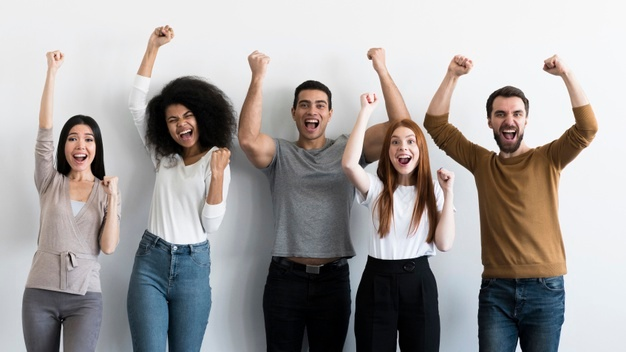
#> input picture imagens/faces.jpg, 626 x 352 px, found by its file name
$ jupyter execute --allow-errors 'Visão_Computacional_2.ipynb'   (text cells are left out)
#> lines starting #> are read from the running program, lines starting #| are printed output that depends on the picture; after the words box and inside, x2 and y2 are one past the last pixel; in counts of white or black regions, pixels touching at a corner belong together
[cell 1]
import cv2 # OpenCV

[cell 2]
imagem = cv2.imread('/content/imagens/faces.jpg')
#> imagem is the input picture: shape (352, 626, 3); mean B, G, R 158.9, 160, 164

[cell 3]
#cv2.imshow(imagem)
from google.colab.patches import cv2_imshow # Importar para exibir a imagem
cv2_imshow(imagem) #Exibindo a imagem colorida

[cell 4]
detector_face = cv2.CascadeClassifier('/content/arquivos/haarcascade_frontalface_default.xml')

[cell 5]
imagem_cinza = cv2.cvtColor(imagem, cv2.COLOR_BGR2GRAY) #A face cinza demora menos tempo para carregar
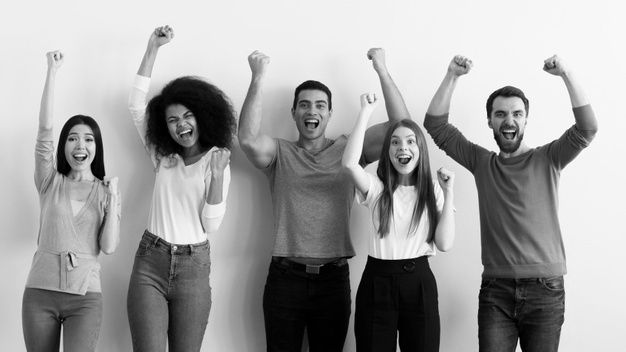
#> imagem_cinza: shape (352, 626); min 0, max 255, mean 161
cv2_imshow(imagem_cinza)

[cell 6]
deteccoes = detector_face.detectMultiScale(imagem_cinza, scaleFactor=1.3, minSize=(30,30))
#> deteccoes = [[289, 87, 48, 48], [485, 95, 49, 49], [160, 102, 42, 42], [58, 121, 46, 46], [381, 124, 47, 47]]
# scaleFactor=1.3, minSize=(30,30)> Faz analise como se fosse um zoom e tamanho minimo da face para poder identificar melhora

[cell 7]
deteccoes #detectar matrizes das faces
#> Out has the same summary as deteccoes

[cell 8]
len(deteccoes)
#> Out = 5

[cell 9]
for (x, y, l, a) in deteccoes: #esquerda, direita, largura, altura
  #print(x, y, l, a)
  cv2.rectangle(imagem, (x, y), (x + l, y + a), (0,255,0), 2) #Desenhar a caixinha que fica detectando o rotsto
#> this loop made 5 passes
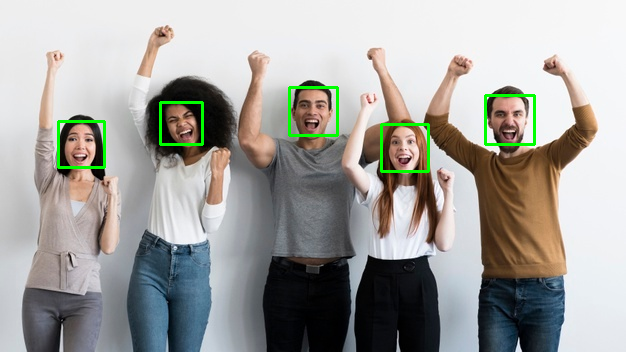
#> imagem: shape (352, 626, 3); 1.25% of pixels changed, all inside (x1, y1, x2, y2) = (57, 86, 536, 173)
cv2_imshow(imagem)

[cell 10]
image = cv2.imread('/content/imagens/corpos.jpg')
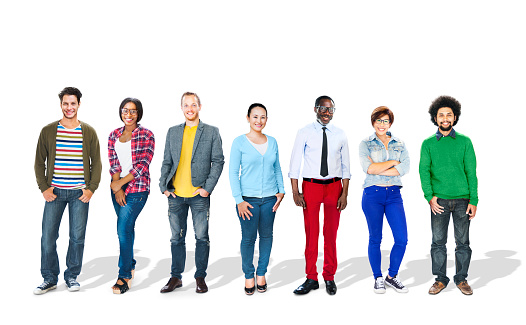
#> input picture imagens/corpos.jpg, 526 x 325 px, found by its file name
#> image is the input picture: shape (325, 526, 3); mean B, G, R 216.8, 214.9, 213.4
cv2_imshow(image)

[cell 11]
# Detectar corpo, converte para cinza para carregar mais rapido, em seguida printa a cor normal da imagem
detector_corpo = cv2.CascadeClassifier('/content/arquivos/haarcascade_fullbody.xml')
image_gray = cv2.cvtColor(image, cv2.COLOR_BGR2GRAY)
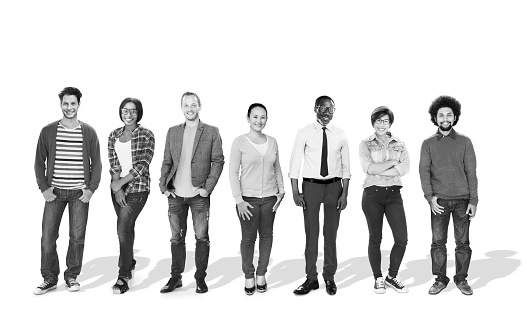
#> image_gray: shape (325, 526); min 0, max 255, mean 214.6
detections = detector_corpo.detectMultiScale(image_gray, scaleFactor=1.2, minSize=(50,50)) #50, 50
#> detections = [[213, 142, 82, 164], [340, 126, 90, 179], [271, 122, 93, 186], [128, 78, 114, 229], [388, 74, 116, 232], [2, 72, 118, 236]]
print(len(detections))
#| 6
print(detections)
#| [[213 142  82 164]
#|  [340 126  90 179]
#|  [271 122  93 186]
#|  [128  78 114 229]
#|  [388  74 116 232]
#|  [  2  72 118 236]]
for (x, y, l, a) in detections:
  cv2.rectangle(image, (x, y), (x + l, y + a), (0,255,0), 2)
#> this loop made 6 passes
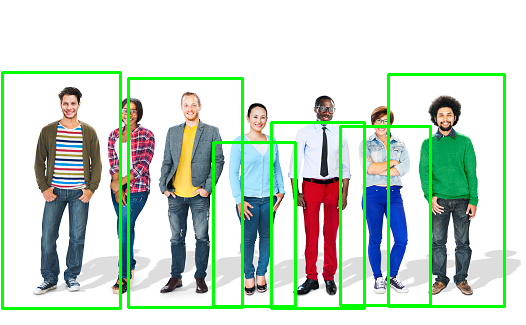
#> image: shape (325, 526, 3); 6.3% of pixels changed, all inside (x1, y1, x2, y2) = (1, 71, 506, 310)
cv2_imshow(image)

[cell 12]
from PIL import Image
import numpy as np

[cell 13]
from google.colab import drive
drive.mount('/content/drive') #Faz conexão com google driver

[cell 14]
import zipfile #Descmpactar a base
path = '/content/drive/MyDrive/inteligencia artificial/yalefaces.zip'
#> (the rest of this cell did not finish here and is left out)

[cell 15]
import os
#> (the rest of this cell did not finish here and is left out)

[cell 16]
def dados_imagem():
  caminhos = [os.path.join('/content/yalefaces/treinamento', f) for f in os.listdir('/content/yalefaces/treinamento')]
  faces = []
  ids = []
  for caminho in caminhos:
    if caminho == '/content/yalefaces/treinamento/.ipynb_checkpoints':
      continue #para nao dar erro d arquivo inexistente
    imagem = Image.open(caminho).convert('L') # conversao em escala de cinsa. um canal
    imagem_np = np.array(imagem, 'uint8')
    id = int(os.path.split(caminho)[1].split('.')[0].replace('subject', ''))# No caminho completo, busca somente o numero da imagem
    ids.append(id)
    faces.append(imagem_np)
  return np.array(ids), faces

#> (a cell that did not finish here is left out)

#> (a cell that did not finish here is left out)

#> (a cell that did not finish here is left out)

[cell 20]
lbph = cv2.face.LBPHFaceRecognizer_create()
#> (the rest of this cell did not finish here and is left out)

[cell 21]
reconhecedor = cv2.face.LBPHFaceRecognizer_create()
#> (the rest of this cell did not finish here and is left out)

[cell 22]
imagem_teste = '/content/yalefaces/teste/subject12.rightlight.gif'
# Copiar o local da imagem que dseja verificar se consta no bando de imagens

#> (a cell that did not finish here is left out)

#> (a cell that did not finish here is left out)

[cell 25]
idcorreto = int(os.path.split(imagem_teste)[1].split('.')[0].replace('subject', ''))
#> idcorreto = 12
idcorreto
#> Out = 12

#> (a cell that did not finish here is left out)

[cell 27]
import os
import cv2
import torch

import matplotlib.pyplot as plt
from PIL import Image
from torchvision import transforms
import numpy as np
from google.colab.patches import cv2_imshow

[cell 28]
users_path = os.path.join(os.getcwd(), 'users')

def save_user(root_path, username):

#> called with root_path = 'users', username = 'lucas'
    save_path = os.path.join(root_path, username)
    if not os.path.isdir(save_path):
        os.mkdir(save_path)

    vid = cv2.VideoCapture(0)

    imgs = []
    while(True):

        # Capture the video frame
        # by frame ppppppppq
        ret, frame = vid.read()
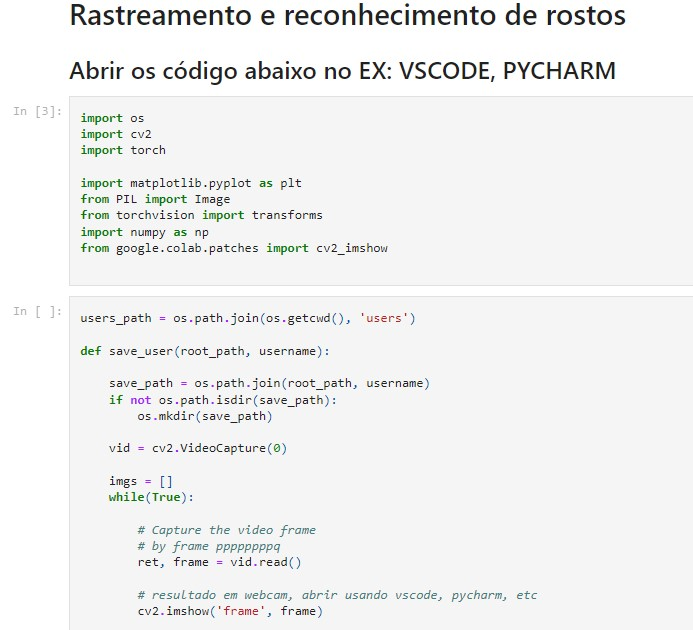
#> input picture img.jpg, 693 x 630 px, given in place of the camera
#> frame is the input picture: shape (630, 693, 3); mean B, G, R 240.5, 240.9, 240.4

        # resultado em webcam, abrir usando vscode, pycharm, etc
        cv2.imshow('frame', frame)

        #Aperte botao ESC para sair
        # Aperte w para tirar fotos para reconhecimento
        # Quando chegar em 10 fotos ele para

        if cv2.waitKey(1) & 0xFF == ord('w'):
#> (key q is pressed here)
            imgs.append(frame)
            cv2.imwrite(os.path.join(save_path, '{0}.png'.format(len(imgs))), frame)
            print('{0} frames capturados'.format(len(imgs)))

            if len(imgs) == 10: break

        if cv2.waitKey(1) & 0xFF == 27:
#> (key q is pressed here)
            break


    vid.release()

    cv2.destroyAllWindows()

save_user(users_path, 'lucas') #Cria uma pasta com nome lucas e salva as imagens

[cell 29]
import requests

#> (the rest of this cell did not finish here and is left out)

[cell 30]
import mtcnn
from resnet50_ft_dag import resnet50_ft_dag

#> (the rest of this cell did not finish here and is left out)

[cell 31]
# Função para extração de características a partir de uma imagem
def extract_features(pixels):
    pixels = np.array(pixels, dtype=np.uint8)

    # Recortando a face para poder identificar melhor
    faces = detector.detect_faces(pixels)
    print(faces)
    x, y, width, height = faces[0]['box']
    face = pixels[y:y+height, x:x+width]

    # Plot da imagem e da face recortada
    fig, axs = plt.subplots(1, 2, figsize=(12, 5))
    axs[0].imshow(pixels)
    axs[1].imshow(face)

    # extrai caracteristicas de alto nível
    face = Image.fromarray(face, 'RGB')
    face = transforms.Resize( (224, 224) )(face)
    face = transforms.ToTensor()(face).unsqueeze(0)

    class_, feature = model(face)

    return feature.detach().cpu().data.squeeze()

imagem = Image.open(os.path.join(users_path, 'fotos', '1.png'))
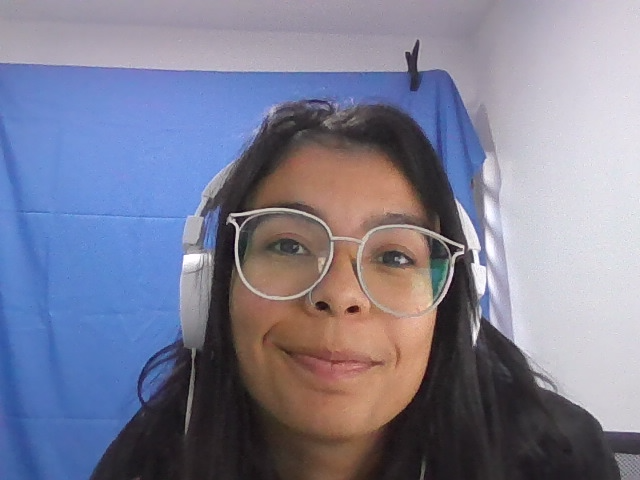
#> input picture users/fotos/1.png, 640 x 480 px
#> imagem is the input picture: PIL image 640x480 RGB; mean R, G, B 125.7, 126.5, 147.8
#> (the rest of this cell did not finish here and is left out)
